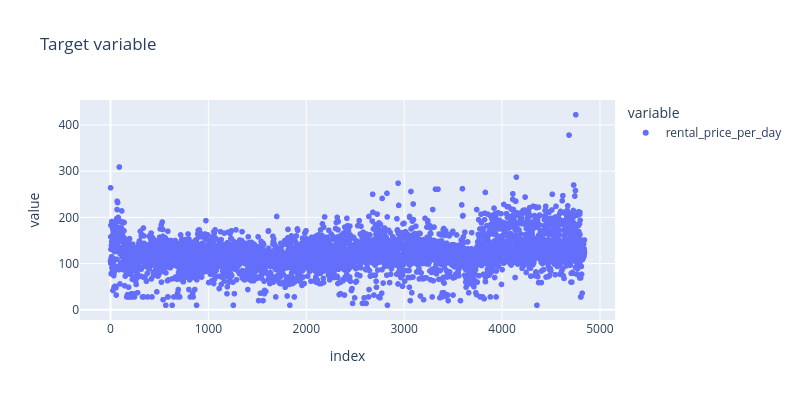

Source (notebook cell):
### Code cell
fig=px.scatter(data_frame=raw_df_pricing[target],width=800,height=400,title="Target variable")
fig.show()

### Figure 1 — Plotly figure (JSON) as saved in the notebook; plotly's stock layout.template omitted (floating-point values rounded to 4 significant figures; data arrays with more than 128 entries replaced by an {"elided": "..."} marker saying what was removed)
{"data": [{"hovertemplate": "variable=rental_price_per_day<br>index=%{x}<br>value=%{y}<extra></extra>", "legendgroup": "rental_price_per_day", "marker": {"color": "#636efa", "symbol": "circle"}, "mode": "markers", "name": "rental_price_per_day", "showlegend": true, "type": "scattergl", "x": {"elided": "4843 int values"}, "xaxis": "x", "y": {"elided": "4843 int values"}, "yaxis": "y"}], "layout": {"height": 400, "legend": {"title": {"text": "variable"}, "tracegroupgap": 0}, "title": {"text": "Target variable"}, "width": 800, "xaxis": {"anchor": "y", "domain": [0, 1], "title": {"text": "index"}}, "yaxis": {"anchor": "x", "domain": [0, 1], "title": {"text": "value"}}}}
